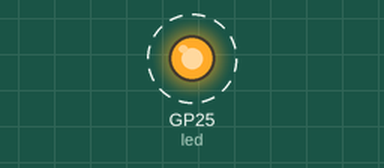
A program run on a simulated Raspberry Pi Pico running MicroPython. On the bench: output pins drawn as LEDs (lit = HIGH). Dashed ring = blinking.

Above: at 2.1 s.
Timing chart, 0 to 6.2 s (numbered marks = the images above):
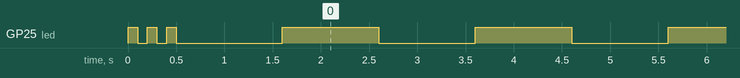

Measured:
- by itself, GP25 (led): goes LOW 0.10 s, HIGH 0.10 s, LOW 0.10 s, HIGH 0.10 s, 64 × (LOW 1.1 s, HIGH 1.0 s), LOW 1.0 s, then HIGH

The program:

s08_main_blink.py
```python
# Save this program on the Pico as main.py
from machine import Pin
import time

led = Pin("LED", Pin.OUT)

for i in range(3):          # hello sign: 3 quick flashes
    led.on()
    time.sleep(0.1)
    led.off()
    time.sleep(0.1)

time.sleep(1)

while True:                 # then blink slowly forever
    led.toggle()
    time.sleep(1)
```
